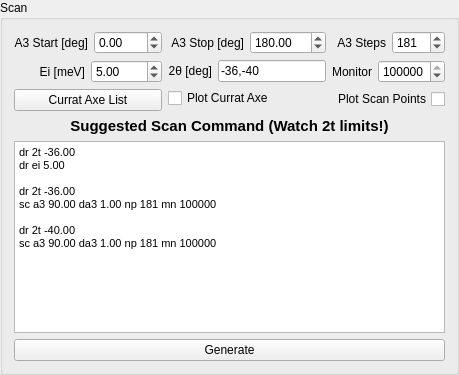
    <widget class="QGroupBox" name="groupBox_4">
     <property name="title">
      <string>Scan</string>
     </property>
     <layout class="QVBoxLayout" name="verticalLayout">
      <item>
       <layout class="QHBoxLayout" name="horizontalLayout_49">
        <item>
         <layout class="QVBoxLayout" name="verticalLayout_18">
          <item>
           <layout class="QHBoxLayout" name="horizontalLayout_50">
            <item>
             <widget class="QLabel" name="label_37">
              <property name="text">
               <string>A3 Start [deg]</string>
              </property>
              <property name="alignment">
               <set>Qt::AlignRight|Qt::AlignTrailing|Qt::AlignVCenter</set>
              </property>
             </widget>
            </item>
            <item>
             <widget class="QDoubleSpinBox" name="scan_a3Start_spinBox">
              <property name="minimum">
               <double>-720.000000000000000</double>
              </property>
              <property name="maximum">
               <double>720.000000000000000</double>
              </property>
             </widget>
            </item>
           </layout>
          </item>
          <item>
           <layout class="QHBoxLayout" name="horizontalLayout_51">
            <item>
             <widget class="QLabel" name="label_38">
              <property name="text">
               <string>Ei [meV]</string>
              </property>
              <property name="alignment">
               <set>Qt::AlignRight|Qt::AlignTrailing|Qt::AlignVCenter</set>
              </property>
             </widget>
            </item>
            <item>
             <widget class="QDoubleSpinBox" name="scan_ei_spinBox">
              <property name="value">
               <double>5.000000000000000</double>
              </property>
             </widget>
            </item>
           </layout>
          </item>
          <item>
           <widget class="QPushButton" name="scan_curratAxe_pushButton">
            <property name="text">
             <string>Currat Axe List</string>
            </property>
           </widget>
          </item>
         </layout>
        </item>
        <item>
         <layout class="QVBoxLayout" name="verticalLayout_19">
          <item>
           <layout class="QHBoxLayout" name="horizontalLayout_52">
            <item>
             <widget class="QLabel" name="label_39">
              <property name="text">
               <string>A3 Stop [deg]</string>
              </property>
              <property name="alignment">
               <set>Qt::AlignRight|Qt::AlignTrailing|Qt::AlignVCenter</set>
              </property>
             </widget>
            </item>
            <item>
             <widget class="QDoubleSpinBox" name="scan_a3Stop_spinBox">
              <property name="minimum">
               <double>-720.000000000000000</double>
              </property>
              <property name="maximum">
               <double>720.000000000000000</double>
              </property>
              <property name="value">
               <double>180.000000000000000</double>
              </property>
             </widget>
            </item>
           </layout>
          </item>
          <item>
           <layout class="QHBoxLayout" name="horizontalLayout_53">
            <item>
             <widget class="QLabel" name="label_40">
              <property name="text">
               <string>2θ [deg]</string>
              </property>
              <property name="alignment">
               <set>Qt::AlignRight|Qt::AlignTrailing|Qt::AlignVCenter</set>
              </property>
             </widget>
            </item>
            <item>
             <widget class="QLineEdit" name="scan_a4_lineEdit">
              <property name="sizePolicy">
               <sizepolicy hsizetype="Minimum" vsizetype="Fixed">
                <horstretch>0</horstretch>
                <verstretch>0</verstretch>
               </sizepolicy>
              </property>
              <property name="text">
               <string>-36,-40</string>
              </property>
             </widget>
            </item>
           </layout>
          </item>
          <item>
           <widget class="QCheckBox" name="scan_curratAxe_checkBox">
            <property name="text">
             <string>Plot Currat Axe</string>
            </property>
           </widget>
          </item>
         </layout>
        </item>
        <item>
         <layout class="QVBoxLayout" name="verticalLayout_20">
          <item>
           <layout class="QHBoxLayout" name="horizontalLayout_54">
            <item>
             <widget class="QLabel" name="label_41">
              <property name="text">
               <string>A3 Steps</string>
              </property>
              <property name="alignment">
               <set>Qt::AlignRight|Qt::AlignTrailing|Qt::AlignVCenter</set>
              </property>
             </widget>
            </item>
            <item>
             <widget class="QSpinBox" name="scan_a3Steps_spinBox">
              <property name="minimum">
               <number>1</number>
              </property>
              <property name="maximum">
               <number>361</number>
              </property>
              <property name="singleStep">
               <number>10</number>
              </property>
              <property name="value">
               <number>181</number>
              </property>
             </widget>
            </item>
           </layout>
          </item>
          <item>
           <layout class="QHBoxLayout" name="horizontalLayout_55"/>
          </item>
          <item>
           <layout class="QHBoxLayout" name="horizontalLayout_17">
            <property name="sizeConstraint">
             <enum>QLayout::SetDefaultConstraint</enum>
            </property>
            <item>
             <widget class="QLabel" name="label_19">
              <property name="text">
               <string>Monitor</string>
              </property>
              <property name="alignment">
               <set>Qt::AlignRight|Qt::AlignTrailing|Qt::AlignVCenter</set>
              </property>
             </widget>
            </item>
            <item>
             <widget class="QSpinBox" name="scan_monitor_spinBox">
              <property name="minimum">
               <number>1</number>
              </property>
              <property name="maximum">
               <number>100000000</number>
              </property>
              <property name="singleStep">
               <number>1000</number>
              </property>
              <property name="value">
               <number>100000</number>
              </property>
             </widget>
            </item>
           </layout>
          </item>
          <item>
           <widget class="QCheckBox" name="scan_plot_checkBox">
            <property name="layoutDirection">
             <enum>Qt::RightToLeft</enum>
            </property>
            <property name="text">
             <string>Plot Scan Points</string>
            </property>
           </widget>
          </item>
         </layout>
        </item>
       </layout>
      </item>
      <item>
       <widget class="QLabel" name="label_5">
        <property name="font">
         <font>
          <pointsize>11</pointsize>
          <weight>75</weight>
          <bold>true</bold>
         </font>
        </property>
        <property name="text">
         <string>Suggested Scan Command (Watch 2t limits!)</string>
        </property>
        <property name="alignment">
         <set>Qt::AlignCenter</set>
        </property>
       </widget>
      </item>
      <item>
       <widget class="QTextEdit" name="scanCommand_textEdit">
        <property name="readOnly">
         <bool>false</bool>
        </property>
        <property name="html">
         <string>&lt;!DOCTYPE HTML PUBLIC &quot;-//W3C//DTD HTML 4.0//EN&quot; &quot;http://www.w3.org/TR/REC-html40/strict.dtd&quot;&gt;
&lt;html&gt;&lt;head&gt;&lt;meta name=&quot;qrichtext&quot; content=&quot;1&quot; /&gt;&lt;style type=&quot;text/css&quot;&gt;
p, li { white-space: pre-wrap; }
&lt;/style&gt;&lt;/head&gt;&lt;body style=&quot; font-family:'MS Shell Dlg 2'; font-size:8.25pt; font-weight:400; font-style:normal;&quot;&gt;
&lt;p style=&quot; margin-top:0px; margin-bottom:0px; margin-left:0px; margin-right:0px; -qt-block-indent:0; text-indent:0px;&quot;&gt;&lt;span style=&quot; font-size:8pt;&quot;&gt;dr 2t -36.00&lt;/span&gt;&lt;/p&gt;
&lt;p style=&quot; margin-top:0px; margin-bottom:0px; margin-left:0px; margin-right:0px; -qt-block-indent:0; text-indent:0px;&quot;&gt;&lt;span style=&quot; font-size:8pt;&quot;&gt;dr ei 5.00&lt;/span&gt;&lt;/p&gt;
&lt;p style=&quot;-qt-paragraph-type:empty; margin-top:0px; margin-bottom:0px; margin-left:0px; margin-right:0px; -qt-block-indent:0; text-indent:0px; font-size:8pt;&quot;&gt;&lt;br /&gt;&lt;/p&gt;
&lt;p style=&quot; margin-top:0px; margin-bottom:0px; margin-left:0px; margin-right:0px; -qt-block-indent:0; text-indent:0px;&quot;&gt;&lt;span style=&quot; font-size:8pt;&quot;&gt;dr 2t -36.00&lt;/span&gt;&lt;/p&gt;
&lt;p style=&quot; margin-top:0px; margin-bottom:0px; margin-left:0px; margin-right:0px; -qt-block-indent:0; text-indent:0px;&quot;&gt;&lt;span style=&quot; font-size:8pt;&quot;&gt;sc a3 90.00 da3 1.00 np 181 mn 100000&lt;/span&gt;&lt;/p&gt;
&lt;p style=&quot;-qt-paragraph-type:empty; margin-top:0px; margin-bottom:0px; margin-left:0px; margin-right:0px; -qt-block-indent:0; text-indent:0px; font-size:8pt;&quot;&gt;&lt;br /&gt;&lt;/p&gt;
&lt;p style=&quot; margin-top:0px; margin-bottom:0px; margin-left:0px; margin-right:0px; -qt-block-indent:0; text-indent:0px;&quot;&gt;&lt;span style=&quot; font-size:8pt;&quot;&gt;dr 2t -40.00&lt;/span&gt;&lt;/p&gt;
&lt;p style=&quot; margin-top:0px; margin-bottom:0px; margin-left:0px; margin-right:0px; -qt-block-indent:0; text-indent:0px;&quot;&gt;&lt;span style=&quot; font-size:8pt;&quot;&gt;sc a3 90.00 da3 1.00 np 181 mn 100000&lt;/span&gt;&lt;/p&gt;
&lt;p style=&quot;-qt-paragraph-type:empty; margin-top:0px; margin-bottom:0px; margin-left:0px; margin-right:0px; -qt-block-indent:0; text-indent:0px; font-size:8pt;&quot;&gt;&lt;br /&gt;&lt;/p&gt;
&lt;p style=&quot;-qt-paragraph-type:empty; margin-top:0px; margin-bottom:0px; margin-left:0px; margin-right:0px; -qt-block-indent:0; text-indent:0px; font-size:8pt;&quot;&gt;&lt;br /&gt;&lt;/p&gt;&lt;/body&gt;&lt;/html&gt;</string>
        </property>
       </widget>
      </item>
      <item>
       <widget class="QPushButton" name="tool_generate_button">
        <property name="text">
         <string>Generate</string>
        </property>
       </widget>
      </item>
     </layout>
    </widget>
